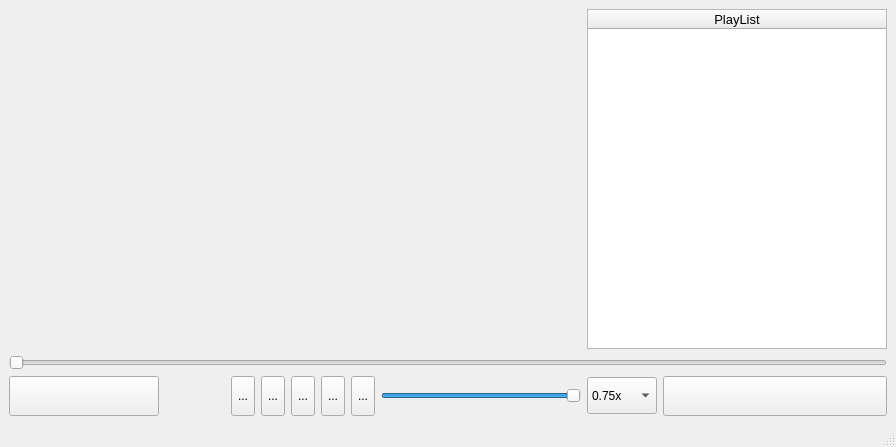
<?xml version="1.0" encoding="UTF-8"?>
<ui version="4.0">
 <class>MainWindow</class>
 <widget class="QMainWindow" name="MainWindow">
  <property name="geometry">
   <rect>
    <x>0</x>
    <y>0</y>
    <width>896</width>
    <height>447</height>
   </rect>
  </property>
  <property name="sizePolicy">
   <sizepolicy hsizetype="Expanding" vsizetype="Expanding">
    <horstretch>0</horstretch>
    <verstretch>0</verstretch>
   </sizepolicy>
  </property>
  <property name="windowTitle">
   <string>MainWindow</string>
  </property>
  <property name="autoFillBackground">
   <bool>false</bool>
  </property>
  <property name="styleSheet">
   <string notr="true"/>
  </property>
  <widget class="QWidget" name="centralwidget">
   <property name="autoFillBackground">
    <bool>false</bool>
   </property>
   <layout class="QGridLayout" name="gridLayout_2">
    <item row="0" column="0">
     <layout class="QGridLayout" name="gridLayout">
      <item row="3" column="4">
       <widget class="QPushButton" name="fullscreen_btn">
        <property name="minimumSize">
         <size>
          <width>100</width>
          <height>40</height>
         </size>
        </property>
        <property name="font">
         <font>
          <pointsize>14</pointsize>
         </font>
        </property>
        <property name="text">
         <string/>
        </property>
        <property name="icon">
         <iconset resource="resource.qrc">
          <normaloff>:/images/fullscreeen.png</normaloff>:/images/fullscreeen.png</iconset>
        </property>
        <property name="iconSize">
         <size>
          <width>30</width>
          <height>30</height>
         </size>
        </property>
       </widget>
      </item>
      <item row="3" column="0" colspan="2">
       <layout class="QHBoxLayout" name="horizontalLayout_2">
        <property name="sizeConstraint">
         <enum>QLayout::SetMaximumSize</enum>
        </property>
        <item>
         <widget class="QPushButton" name="Edit_path_btn">
          <property name="minimumSize">
           <size>
            <width>150</width>
            <height>40</height>
           </size>
          </property>
          <property name="font">
           <font>
            <pointsize>14</pointsize>
           </font>
          </property>
          <property name="text">
           <string/>
          </property>
          <property name="icon">
           <iconset resource="resource.qrc">
            <normaloff>:/images/add_folder_green.png</normaloff>:/images/add_folder_green.png</iconset>
          </property>
          <property name="iconSize">
           <size>
            <width>40</width>
            <height>40</height>
           </size>
          </property>
         </widget>
        </item>
        <item>
         <spacer name="horizontalSpacer">
          <property name="orientation">
           <enum>Qt::Horizontal</enum>
          </property>
          <property name="sizeHint" stdset="0">
           <size>
            <width>200</width>
            <height>20</height>
           </size>
          </property>
         </spacer>
        </item>
        <item>
         <spacer name="horizontalSpacer_2">
          <property name="orientation">
           <enum>Qt::Horizontal</enum>
          </property>
          <property name="sizeHint" stdset="0">
           <size>
            <width>100</width>
            <height>20</height>
           </size>
          </property>
         </spacer>
        </item>
        <item>
         <widget class="QToolButton" name="cycle_btn">
          <property name="sizePolicy">
           <sizepolicy hsizetype="Expanding" vsizetype="Expanding">
            <horstretch>0</horstretch>
            <verstretch>0</verstretch>
           </sizepolicy>
          </property>
          <property name="maximumSize">
           <size>
            <width>16777215</width>
            <height>40</height>
           </size>
          </property>
          <property name="text">
           <string>...</string>
          </property>
          <property name="icon">
           <iconset resource="resource.qrc">
            <normaloff>:/images/black_cycle.png</normaloff>:/images/black_cycle.png</iconset>
          </property>
          <property name="iconSize">
           <size>
            <width>27</width>
            <height>27</height>
           </size>
          </property>
         </widget>
        </item>
        <item>
         <widget class="QToolButton" name="previous_btn">
          <property name="sizePolicy">
           <sizepolicy hsizetype="Expanding" vsizetype="Expanding">
            <horstretch>0</horstretch>
            <verstretch>0</verstretch>
           </sizepolicy>
          </property>
          <property name="maximumSize">
           <size>
            <width>16777215</width>
            <height>40</height>
           </size>
          </property>
          <property name="text">
           <string>...</string>
          </property>
          <property name="icon">
           <iconset resource="resource.qrc">
            <normaloff>:/images/previous.png</normaloff>:/images/previous.png</iconset>
          </property>
          <property name="iconSize">
           <size>
            <width>27</width>
            <height>27</height>
           </size>
          </property>
         </widget>
        </item>
        <item>
         <widget class="QToolButton" name="play_btn">
          <property name="sizePolicy">
           <sizepolicy hsizetype="Expanding" vsizetype="Expanding">
            <horstretch>0</horstretch>
            <verstretch>0</verstretch>
           </sizepolicy>
          </property>
          <property name="maximumSize">
           <size>
            <width>16777215</width>
            <height>40</height>
           </size>
          </property>
          <property name="text">
           <string>...</string>
          </property>
          <property name="icon">
           <iconset resource="resource.qrc">
            <normaloff>:/images/play.png</normaloff>:/images/play.png</iconset>
          </property>
          <property name="iconSize">
           <size>
            <width>27</width>
            <height>27</height>
           </size>
          </property>
         </widget>
        </item>
        <item>
         <widget class="QToolButton" name="next_btn">
          <property name="sizePolicy">
           <sizepolicy hsizetype="Expanding" vsizetype="Expanding">
            <horstretch>0</horstretch>
            <verstretch>0</verstretch>
           </sizepolicy>
          </property>
          <property name="maximumSize">
           <size>
            <width>16777215</width>
            <height>40</height>
           </size>
          </property>
          <property name="text">
           <string>...</string>
          </property>
          <property name="icon">
           <iconset resource="resource.qrc">
            <normaloff>:/images/next.png</normaloff>:/images/next.png</iconset>
          </property>
          <property name="iconSize">
           <size>
            <width>27</width>
            <height>27</height>
           </size>
          </property>
         </widget>
        </item>
        <item>
         <widget class="QToolButton" name="sound_btn">
          <property name="sizePolicy">
           <sizepolicy hsizetype="Expanding" vsizetype="Expanding">
            <horstretch>0</horstretch>
            <verstretch>0</verstretch>
           </sizepolicy>
          </property>
          <property name="maximumSize">
           <size>
            <width>16777215</width>
            <height>40</height>
           </size>
          </property>
          <property name="layoutDirection">
           <enum>Qt::LeftToRight</enum>
          </property>
          <property name="text">
           <string>...</string>
          </property>
          <property name="icon">
           <iconset resource="resource.qrc">
            <normaloff>:/images/sound.png</normaloff>:/images/sound.png</iconset>
          </property>
          <property name="iconSize">
           <size>
            <width>27</width>
            <height>27</height>
           </size>
          </property>
         </widget>
        </item>
       </layout>
      </item>
      <item row="3" column="3">
       <widget class="QComboBox" name="comboBox_speed_player">
        <property name="minimumSize">
         <size>
          <width>0</width>
          <height>37</height>
         </size>
        </property>
        <property name="maximumSize">
         <size>
          <width>70</width>
          <height>16777215</height>
         </size>
        </property>
        <property name="currentText">
         <string>1.00x</string>
        </property>
        <item>
         <property name="text">
          <string>0.75x</string>
         </property>
        </item>
        <item>
         <property name="text">
          <string>1.00x</string>
         </property>
        </item>
        <item>
         <property name="text">
          <string>1.25x</string>
         </property>
        </item>
       </widget>
      </item>
      <item row="0" column="3" rowspan="2" colspan="2">
       <widget class="QTableWidget" name="tableWidget">
        <property name="minimumSize">
         <size>
          <width>300</width>
          <height>0</height>
         </size>
        </property>
        <property name="font">
         <font>
          <pointsize>10</pointsize>
         </font>
        </property>
        <property name="autoFillBackground">
         <bool>false</bool>
        </property>
        <property name="selectionMode">
         <enum>QAbstractItemView::SingleSelection</enum>
        </property>
        <attribute name="horizontalHeaderShowSortIndicator" stdset="0">
         <bool>true</bool>
        </attribute>
        <attribute name="horizontalHeaderStretchLastSection">
         <bool>true</bool>
        </attribute>
        <column>
         <property name="text">
          <string>PlayList</string>
         </property>
        </column>
       </widget>
      </item>
      <item row="0" column="0" rowspan="2" colspan="3">
       <layout class="QVBoxLayout" name="video_layout"/>
      </item>
      <item row="2" column="0" colspan="5">
       <widget class="QSlider" name="time_line_slider">
        <property name="tracking">
         <bool>false</bool>
        </property>
        <property name="orientation">
         <enum>Qt::Horizontal</enum>
        </property>
       </widget>
      </item>
      <item row="3" column="2">
       <widget class="QSlider" name="horizontalSlider">
        <property name="minimumSize">
         <size>
          <width>200</width>
          <height>30</height>
         </size>
        </property>
        <property name="maximumSize">
         <size>
          <width>300</width>
          <height>30</height>
         </size>
        </property>
        <property name="layoutDirection">
         <enum>Qt::LeftToRight</enum>
        </property>
        <property name="maximum">
         <number>100</number>
        </property>
        <property name="value">
         <number>100</number>
        </property>
        <property name="sliderPosition">
         <number>100</number>
        </property>
        <property name="orientation">
         <enum>Qt::Horizontal</enum>
        </property>
       </widget>
      </item>
     </layout>
    </item>
   </layout>
  </widget>
  <widget class="QStatusBar" name="statusbar"/>
  <widget class="QMenuBar" name="menubar">
   <property name="geometry">
    <rect>
     <x>0</x>
     <y>0</y>
     <width>896</width>
     <height>21</height>
    </rect>
   </property>
  </widget>
 </widget>
 <resources>
  <include location="resource.qrc"/>
 </resources>
 <connections/>
</ui>
